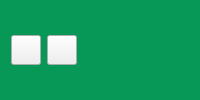
        <widget class="QFrame" name="frame">
         <property name="styleSheet">
          <string notr="true">QFrame {
background-color: #079757;
border-radius: 10px;
}</string>
         </property>
         <property name="frameShape">
          <enum>QFrame::Shape::StyledPanel</enum>
         </property>
         <property name="frameShadow">
          <enum>QFrame::Shadow::Raised</enum>
         </property>
         <layout class="QHBoxLayout" name="horizontalLayout_2">
          <item>
           <widget class="QPushButton" name="pbtn_3">
            <property name="minimumSize">
             <size>
              <width>30</width>
              <height>30</height>
             </size>
            </property>
            <property name="maximumSize">
             <size>
              <width>30</width>
              <height>30</height>
             </size>
            </property>
            <property name="text">
             <string/>
            </property>
            <property name="icon">
             <iconset>
              <normaloff>C:/Users/NEXT Speed/Downloads/UI_cashier/Project_Python/img/3.jpg</normaloff>C:/Users/NEXT Speed/Downloads/UI_cashier/Project_Python/img/3.jpg</iconset>
            </property>
            <property name="iconSize">
             <size>
              <width>25</width>
              <height>25</height>
             </size>
            </property>
           </widget>
          </item>
          <item>
           <widget class="QPushButton" name="pbtn_search">
            <property name="minimumSize">
             <size>
              <width>30</width>
              <height>30</height>
             </size>
            </property>
            <property name="maximumSize">
             <size>
              <width>30</width>
              <height>30</height>
             </size>
            </property>
            <property name="text">
             <string/>
            </property>
            <property name="icon">
             <iconset>
              <normaloff>C:/Users/NEXT Speed/Downloads/UI_cashier/Project_Python/img/search.jpg</normaloff>C:/Users/NEXT Speed/Downloads/UI_cashier/Project_Python/img/search.jpg</iconset>
            </property>
            <property name="iconSize">
             <size>
              <width>25</width>
              <height>25</height>
             </size>
            </property>
           </widget>
          </item>
          <item>
           <widget class="QLabel" name="lbl_order_id">
            <property name="text">
             <string/>
            </property>
           </widget>
          </item>
         </layout>
        </widget>
